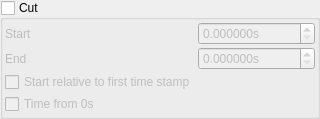
           <widget class="QGroupBox" name="cut_group">
            <property name="title">
             <string>Cut</string>
            </property>
            <property name="checkable">
             <bool>true</bool>
            </property>
            <property name="checked">
             <bool>false</bool>
            </property>
            <layout class="QGridLayout" name="gridLayout_23">
             <property name="leftMargin">
              <number>2</number>
             </property>
             <property name="topMargin">
              <number>2</number>
             </property>
             <property name="rightMargin">
              <number>2</number>
             </property>
             <property name="bottomMargin">
              <number>2</number>
             </property>
             <property name="spacing">
              <number>2</number>
             </property>
             <item row="0" column="0">
              <widget class="QLabel" name="label_62">
               <property name="text">
                <string>Start</string>
               </property>
              </widget>
             </item>
             <item row="1" column="1">
              <widget class="QDoubleSpinBox" name="cut_stop">
               <property name="suffix">
                <string>s</string>
               </property>
               <property name="decimals">
                <number>6</number>
               </property>
               <property name="maximum">
                <double>999999.999998999992386</double>
               </property>
              </widget>
             </item>
             <item row="3" column="0">
              <widget class="QCheckBox" name="whence">
               <property name="text">
                <string>Start relative to first time stamp</string>
               </property>
              </widget>
             </item>
             <item row="1" column="0">
              <widget class="QLabel" name="label_63">
               <property name="text">
                <string>End</string>
               </property>
              </widget>
             </item>
             <item row="0" column="1">
              <widget class="QDoubleSpinBox" name="cut_start">
               <property name="suffix">
                <string>s</string>
               </property>
               <property name="decimals">
                <number>6</number>
               </property>
               <property name="maximum">
                <double>999999.999998999992386</double>
               </property>
              </widget>
             </item>
             <item row="4" column="0">
              <widget class="QCheckBox" name="cut_time_from_zero">
               <property name="text">
                <string>Time from 0s</string>
               </property>
              </widget>
             </item>
            </layout>
           </widget>
